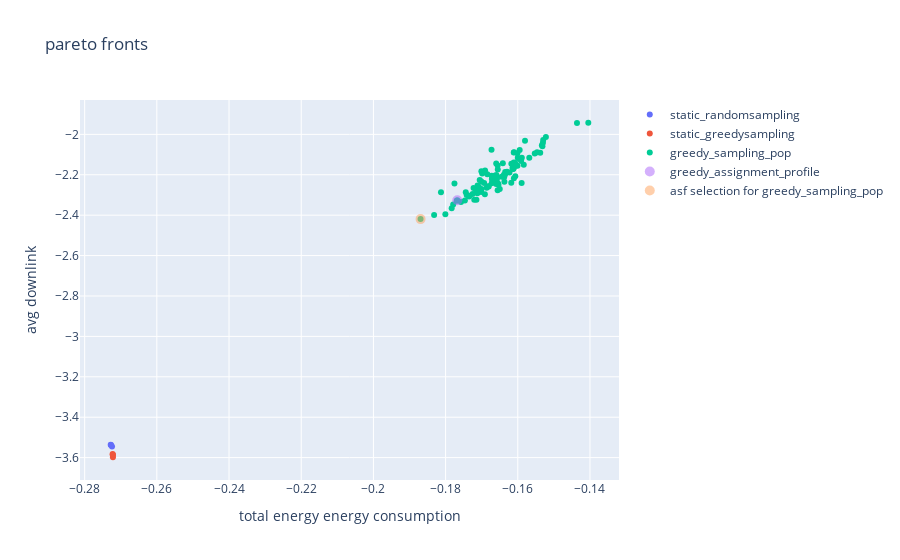
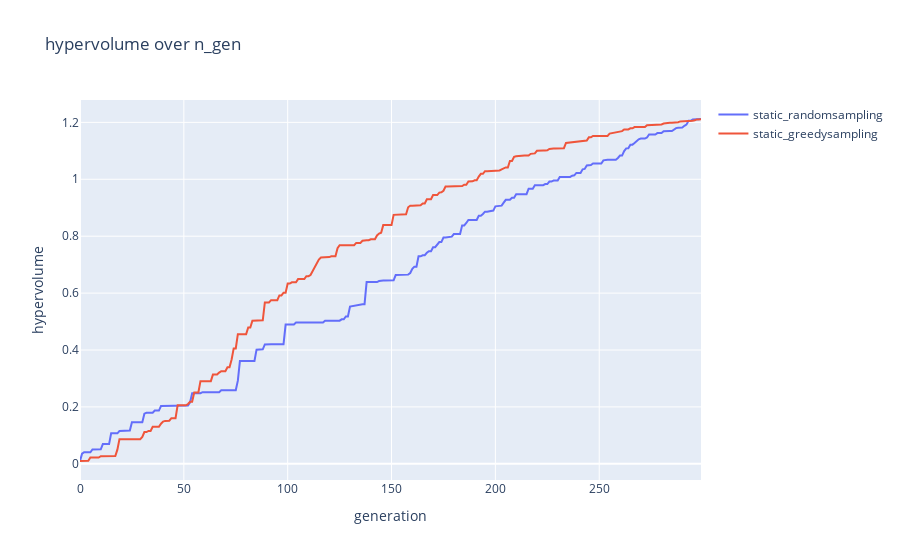

Notebook cell for these charts, in order:
### Code cell
fig1 = go.Figure()
fig1.update_layout(
    title=f"pareto fronts",
    xaxis_title="total energy energy consumption",
    yaxis_title="avg downlink")

##### add paretofronts of all runs
for index, pareto_front in enumerate(pareto_fronts):
    fig1.add_trace(
        go.Scatter(
            x=np.array(pareto_front)[:,0],
            y=np.array(pareto_front)[:,1],
            mode='markers',
            name=config_names[index],
            )
        )

##### add rssi sampling population
son = Son(adjacencies_file_name=f"./datastore/{network_name}/{network_name}_adjacencies.json", parameter_config_file_name=f"./datastore/{network_name}/{config_names[0]}/{config_names[0]}.json")
sampling_pop_objecitve_space = create_greedy_rssi_sampling_pop(results_object["optimization_objectives"], son)
fig1.add_trace(
     go.Scatter(
        x=sampling_pop_objecitve_space[:,0],
        y=sampling_pop_objecitve_space[:,1],
        mode='markers',
        name= "greedy_sampling_pop",
        )
    )
###### highlight greedy assignment activation profile
fig1.add_trace(
    go.Scatter(
        x=np.array(sampling_pop_objecitve_space[-1][0]),
        y=np.array(sampling_pop_objecitve_space[-1][1]),
        mode='markers',
        name= "greedy_assignment_profile",
        opacity= 0.5,
        marker=dict(size=10)
        )
    )
##### highlight asf selection from rssi_sampling
i = asf_select(sampling_pop_objecitve_space)
fig1.add_trace(
    go.Scatter(
        x=np.array(sampling_pop_objecitve_space[i][0]),
        y=np.array(sampling_pop_objecitve_space[i][1]),
        mode='markers',
        name= "asf selection for greedy_sampling_pop",
        opacity= 0.5,
        marker=dict(size=10)
        )
    )

fig2 = go.Figure()
fig2.update_layout(
    title="hypervolume over n_gen",
    xaxis_title="generation",
    yaxis_title="hypervolume")

for index, hyper_volume_history in enumerate(hyper_volume_histories):
    fig2.add_trace(
        go.Scatter(
            x=list(range(0, len(hyper_volume_history))),
            y=hyper_volume_history,
            mode='lines',
            name=config_names[index],
            ))


fig1.show()
fig2.show()

### Figure 1 — Plotly figure (JSON) as saved in the notebook; plotly's stock layout.template omitted (floating-point values rounded to 4 significant figures)
{"data": [{"mode": "markers", "name": "static_randomsampling", "type": "scatter", "x": [-0.2728, -0.2724, -0.2727], "y": [-3.537, -3.545, -3.537]}, {"mode": "markers", "name": "static_greedysampling", "type": "scatter", "x": [-0.2722, -0.2722, -0.2722, -0.2723], "y": [-3.598, -3.586, -3.587, -3.583]}, {"mode": "markers", "name": "greedy_sampling_pop", "type": "scatter", "x": [-0.1742, -0.1656, -0.1436, -0.1615, -0.1744, -0.1734, -0.171, -0.1595, -0.1656, -0.1747, -0.1686, -0.1618, -0.1681, -0.1701, -0.1801, -0.1655, -0.1623, -0.1635, -0.1644, -0.153, -0.1607, -0.1589, -0.1699, -0.161, -0.1612, -0.166, -0.1653, -0.1708, -0.1608, -0.1611, -0.153, -0.1665, -0.1673, -0.1663, -0.1712, -0.1637, -0.1611, -0.1591, -0.166, -0.1405, -0.1532, -0.1601, -0.1583, -0.1672, -0.1638, -0.166, -0.1696, -0.1722, -0.1538, -0.1757, -0.1702, -0.1568, -0.1601, -0.1546, -0.1611, -0.1655, -0.1701, -0.165, -0.1553, -0.1613, -0.1869, -0.1672, -0.16, -0.1682, -0.1618, -0.1813, -0.1691, -0.1721, -0.158, -0.1635, -0.1659, -0.1522, -0.1684, -0.1725, -0.1656, -0.1659, -0.1775, -0.1641, -0.1611, -0.1712, -0.1779, -0.163, -0.1783, -0.1769, -0.1672, -0.1589, -0.1603, -0.1715, -0.1691, -0.1735, -0.1658, -0.1705, -0.1715, -0.1533, -0.1639, -0.1693, -0.1832, -0.1595, -0.1701, -0.1768], "y": [-2.301, -2.242, -1.943, -2.167, -2.287, -2.304, -2.265, -2.122, -2.154, -2.328, -2.264, -2.146, -2.258, -2.183, -2.395, -2.245, -2.188, -2.186, -2.21, -2.042, -2.208, -2.241, -2.194, -2.089, -2.17, -2.202, -2.249, -2.261, -2.14, -2.217, -2.028, -2.205, -2.077, -2.222, -2.292, -2.235, -2.14, -2.132, -2.144, -1.943, -2.059, -2.155, -2.151, -2.242, -2.211, -2.246, -2.188, -2.266, -2.091, -2.335, -2.285, -2.115, -2.094, -2.089, -2.166, -2.174, -2.234, -2.271, -2.095, -2.172, -2.419, -2.221, -2.116, -2.257, -2.239, -2.286, -2.179, -2.324, -2.032, -2.198, -2.207, -2.013, -2.198, -2.296, -2.276, -2.207, -2.243, -2.143, -2.09, -2.253, -2.347, -2.186, -2.366, -2.329, -2.205, -2.116, -2.154, -2.324, -2.297, -2.308, -2.22, -2.226, -2.279, -2.054, -2.199, -2.241, -2.399, -2.078, -2.27, -2.326]}, {"marker": {"size": 10}, "mode": "markers", "name": "greedy_assignment_profile", "opacity": 0.5, "type": "scatter", "x": [-0.1768], "y": [-2.326]}, {"marker": {"size": 10}, "mode": "markers", "name": "asf selection for greedy_sampling_pop", "opacity": 0.5, "type": "scatter", "x": [-0.1869], "y": [-2.419]}], "layout": {"title": {"text": "pareto fronts"}, "xaxis": {"title": {"text": "total energy energy consumption"}}, "yaxis": {"title": {"text": "avg downlink"}}}}

### Figure 2 — Plotly figure (JSON) as saved in the notebook; plotly's stock layout.template omitted (floating-point values rounded to 4 significant figures; data arrays with more than 128 entries replaced by an {"elided": "..."} marker saying what was removed)
{"data": [{"mode": "lines", "name": "static_randomsampling", "type": "scatter", "x": {"elided": "300 int values"}, "y": {"elided": "300 float values"}}, {"mode": "lines", "name": "static_greedysampling", "type": "scatter", "x": {"elided": "300 int values"}, "y": {"elided": "300 float values"}}], "layout": {"title": {"text": "hypervolume over n_gen"}, "xaxis": {"title": {"text": "generation"}}, "yaxis": {"title": {"text": "hypervolume"}}}}
